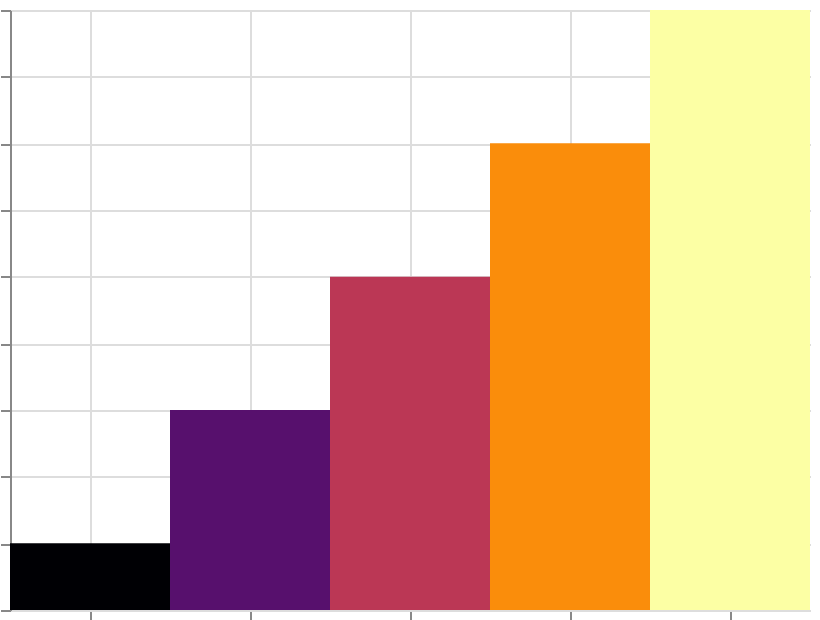

Vega-Lite specification for this chart:
### Vega specification from a JSON file in a GitHub repository (floating-point values rounded to 4 significant figures)
{"$schema": "https://vega.github.io/schema/vega/v6.json", "width": 400, "height": 300, "padding": 5, "autosize": "none", "data": [{"name": "table", "values": [{"cat": "A", "val": 10}, {"cat": "B", "val": 30}, {"cat": "C", "val": 50}, {"cat": "D", "val": 70}, {"cat": "E", "val": 90}]}], "scales": [{"name": "x", "type": "band", "domain": {"data": "table", "field": "cat", "sort": true}, "range": "width"}, {"name": "y", "type": "linear", "domain": {"data": "table", "field": "val"}, "range": [{"signal": "height"}, 0], "zero": true, "nice": true}, {"name": "color", "type": "sequential", "domain": {"data": "table", "field": "val"}, "scheme": "inferno"}], "marks": [{"type": "rect", "from": {"data": "table"}, "encode": {"update": {"x": {"scale": "x", "field": "cat"}, "width": {"scale": "x", "band": 1}, "y": {"scale": "y", "field": "val"}, "y2": {"scale": "y", "value": 0}, "fill": {"scale": "color", "field": "val"}}}}], "axes": [{"scale": "x", "orient": "bottom", "grid": true, "labels": false}, {"scale": "y", "orient": "left", "grid": true, "labels": false}], "legends": [{"fill": "color"}]}
